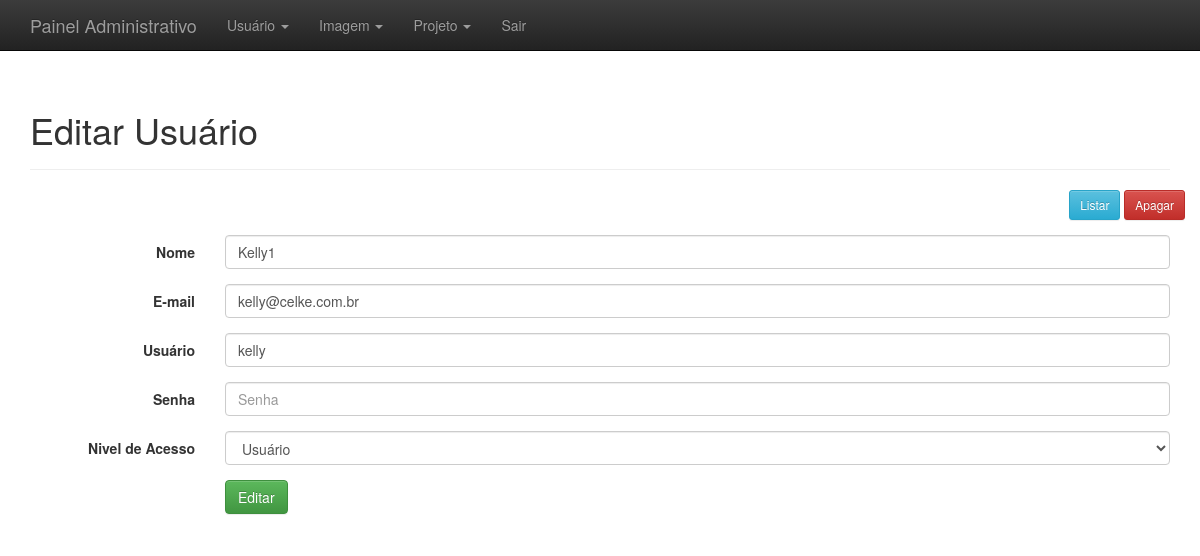
/adm/administrativo.php?link=4&id=2 (signed in), run on the app's committed database.
### tables this page shows
CREATE TABLE `usuarios` (
  `id` int(11) NOT NULL,
  `nome` varchar(220) NOT NULL,
  `email` varchar(220) NOT NULL,
  `login` varchar(50) NOT NULL,
  `senha` varchar(50) NOT NULL,
  `nivel_acesso_id` int(11) NOT NULL,
  `created` datetime DEFAULT NULL,
  `modified` datetime DEFAULT NULL
);

### adm/editar_usuario.php (the view, shortened to what this page needs)
<?php
	$id = $_GET['id'];
	$result = mysql_query("SELECT * FROM usuarios WHERE id = '$id' LIMIT 1");
	$resultado = mysql_fetch_assoc($result);
?>
<div class="container theme-showcase" role="main">
  <div class="page-header">
	<h1>Editar Usuário</h1>
  </div>
  <div class="row espaco">
		<div class="pull-right">
			<a href='administrativo.php?link=2&id=<?php echo $resultado['id']; ?>'><button type='button' class='btn btn-sm btn-info'>Listar</button></a>
			<a href='processa/proc_apagar_usuario.php?id=<?php echo $resultado['id']; ?>'><button type='button' class='btn btn-sm btn-danger'>Apagar</button></a>
		</div>
	</div>
  <div class="row">
	<div class="col-md-12">
	  <form class="form-horizontal" method="POST" action="processa/proc_edit_usuario.php">
		  <div class="form-group">
			<label for="inputEmail3" class="col-sm-2 control-label">Nome</label>
			<div class="col-sm-10">
			  <input type="text" class="form-control" name="nome" placeholder="Nome Completo" value="<?php echo $resultado['nome']; ?>">
			</div>
		  </div>
		  <div class="form-group">
			<label for="inputEmail3" class="col-sm-2 control-label">E-mail</label>
			<div class="col-sm-10">
			  <input type="email" class="form-control" name="email" placeholder="E-mail" value="<?php echo $resultado['email']; ?>">
			</div>
		  </div>
		  <div class="form-group">
			<label for="inputEmail3" class="col-sm-2 control-label">Usuário</label>
			<div class="col-sm-10">
			  <input type="text" class="form-control" name="usuario" placeholder="Usuário" value="<?php echo $resultado['login']; ?>">
			</div>
		  </div>
		  <div class="form-group">
			<label for="inputPassword3" class="col-sm-2 control-label">Senha</label>
			<div class="col-sm-10">
			  <input type="password" class="form-control" name="senha" placeholder="Senha">
			</div>
		  </div>
		  <div class="form-group">
			<label for="inputPassword3" class="col-sm-2 control-label">Nivel de Acesso</label>
			<div class="col-sm-10">
			  <select class="form-control" name="nivel_de_acesso">
					<option value="2"
					<?php
						if( $resultado['nivel_acesso_id'] == 2){
							echo 'selected';
						}
					?>
					>Usuário</option>
				</select>
			</div>
		  </div>
		  <div class="form-group">
			<div class="col-sm-offset-2 col-sm-10">
			  <button type="submit" class="btn btn-success">Editar</button>
			</div>
		  </div>
		</form>
	</div>
	</div>
</div>

### adm/css/theme.css (style rules this page uses)
body { padding-top: 70px; padding-bottom: 30px; }
.espaco { margin-bottom:15px; }

### data on the page
usuarios: nome "Kelly1", email "kelly@celke.com.br", usuario "kelly", nivel_de_acesso "Usuário"
